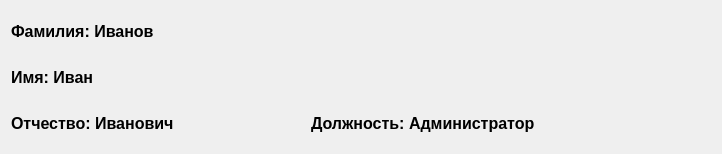
   <widget class="QWidget" name="gridLayoutWidget">
    <property name="geometry">
     <rect>
      <x>10</x>
      <y>10</y>
      <width>702</width>
      <height>136</height>
     </rect>
    </property>
    <layout class="QGridLayout" name="gridLayout">
     <property name="horizontalSpacing">
      <number>0</number>
     </property>
     <item row="3" column="0">
      <widget class="QLabel" name="patronym_label">
       <property name="sizePolicy">
        <sizepolicy hsizetype="Fixed" vsizetype="Fixed">
         <horstretch>0</horstretch>
         <verstretch>0</verstretch>
        </sizepolicy>
       </property>
       <property name="minimumSize">
        <size>
         <width>300</width>
         <height>40</height>
        </size>
       </property>
       <property name="font">
        <font>
         <pointsize>12</pointsize>
         <bold>true</bold>
        </font>
       </property>
       <property name="text">
        <string>Отчество: Иванович</string>
       </property>
      </widget>
     </item>
     <item row="3" column="1">
      <widget class="QLabel" name="job_label">
       <property name="sizePolicy">
        <sizepolicy hsizetype="Fixed" vsizetype="Fixed">
         <horstretch>0</horstretch>
         <verstretch>0</verstretch>
        </sizepolicy>
       </property>
       <property name="minimumSize">
        <size>
         <width>400</width>
         <height>40</height>
        </size>
       </property>
       <property name="font">
        <font>
         <pointsize>12</pointsize>
         <bold>true</bold>
        </font>
       </property>
       <property name="text">
        <string>Должность: Администратор</string>
       </property>
      </widget>
     </item>
     <item row="2" column="0">
      <widget class="QLabel" name="name_label">
       <property name="sizePolicy">
        <sizepolicy hsizetype="Fixed" vsizetype="Fixed">
         <horstretch>0</horstretch>
         <verstretch>0</verstretch>
        </sizepolicy>
       </property>
       <property name="minimumSize">
        <size>
         <width>300</width>
         <height>40</height>
        </size>
       </property>
       <property name="font">
        <font>
         <pointsize>12</pointsize>
         <bold>true</bold>
        </font>
       </property>
       <property name="text">
        <string>Имя: Иван</string>
       </property>
      </widget>
     </item>
     <item row="1" column="0">
      <widget class="QLabel" name="surname_label">
       <property name="sizePolicy">
        <sizepolicy hsizetype="Fixed" vsizetype="Fixed">
         <horstretch>0</horstretch>
         <verstretch>0</verstretch>
        </sizepolicy>
       </property>
       <property name="minimumSize">
        <size>
         <width>300</width>
         <height>40</height>
        </size>
       </property>
       <property name="font">
        <font>
         <pointsize>12</pointsize>
         <bold>true</bold>
        </font>
       </property>
       <property name="text">
        <string>Фамилия: Иванов</string>
       </property>
      </widget>
     </item>
    </layout>
   </widget>
